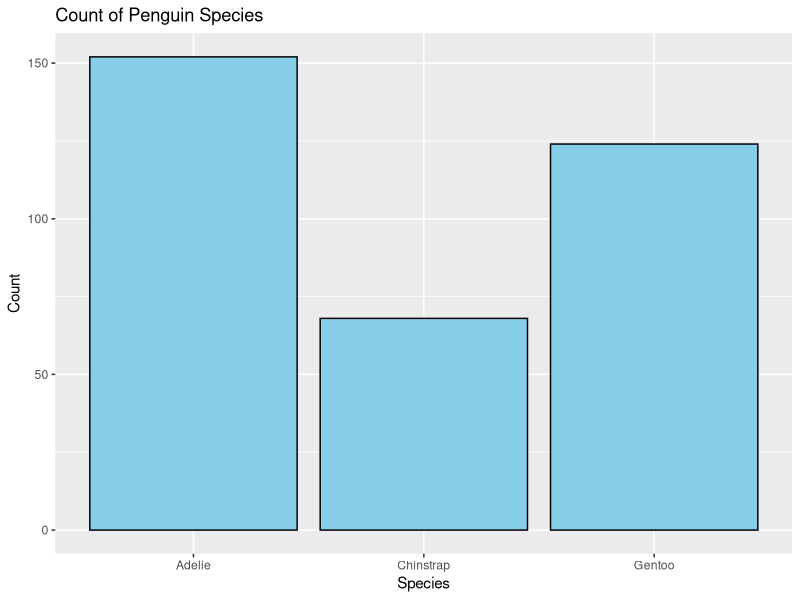
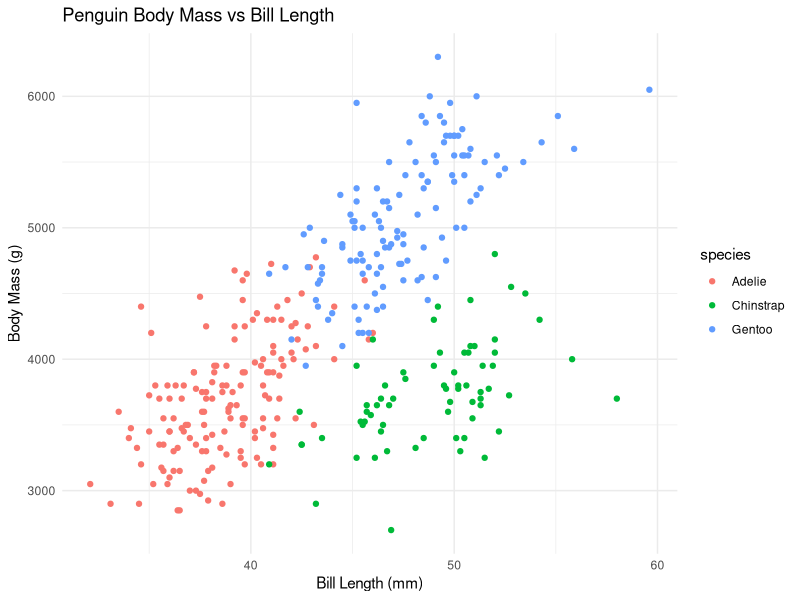
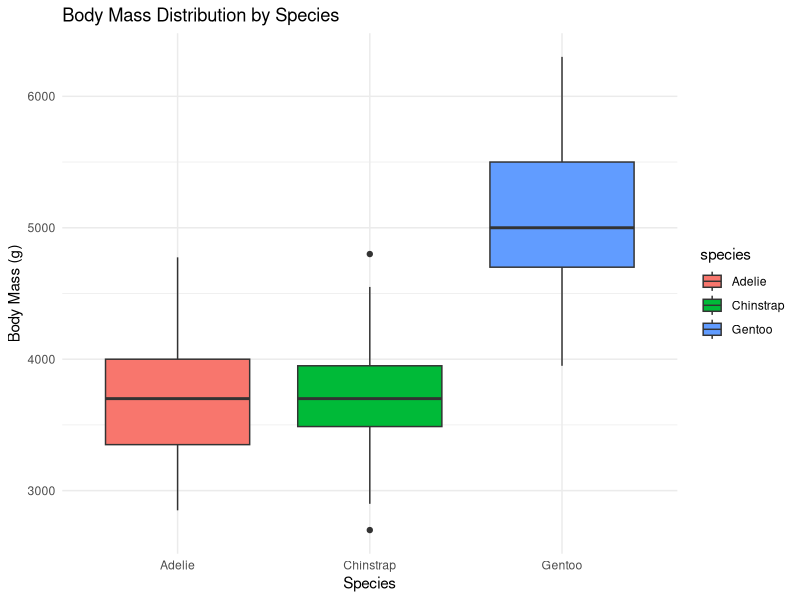

Source code (R) for these figures, in order:
## ---- chunk 1
library(palmerpenguins)
data(package = 'palmerpenguins')
head(penguins)
## ---- chunk 2
head(penguins_raw)
## ---- chunk 3
library(dplyr)
penguins %>% 
  group_by(species) %>% 
  summarize(across(where(is.numeric), mean, na.rm = TRUE))
## ---- chunk 4
library(ggplot2)

ggplot(penguins, aes(x = species)) +
  geom_bar(fill = "skyblue", color = "black") +
  labs(title = "Count of Penguin Species", x = "Species", y = "Count")
## ---- chunk 5
ggplot(penguins, aes(x = bill_length_mm, y = body_mass_g, color = species)) +
  geom_point() +
  labs(title = "Penguin Body Mass vs Bill Length", x = "Bill Length (mm)", y = "Body Mass (g)") +
  theme_minimal()
## ---- chunk 6
ggplot(penguins, aes(x = species, y = body_mass_g, fill = species)) +
  geom_boxplot() +
  labs(title = "Body Mass Distribution by Species", x = "Species", y = "Body Mass (g)") +
  theme_minimal()
